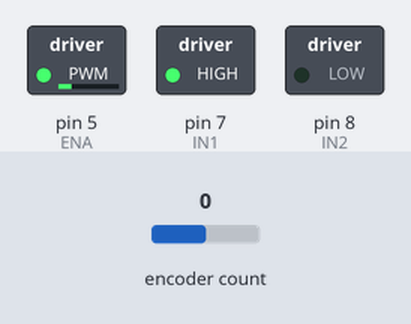
A sketch run on a simulated Arduino Uno, built with avr-gcc and run on an emulated ATmega328P. Parts: switched loads named in the sketch (green lamp = pin HIGH). Inputs (shaded band) come from the test bench; at power-on: encoder count 0. What the sketch prints to the serial monitor is not drawn.

Above: at 0.1 s.
Timing chart, 0 to 1.6 s (numbered marks = the images above):
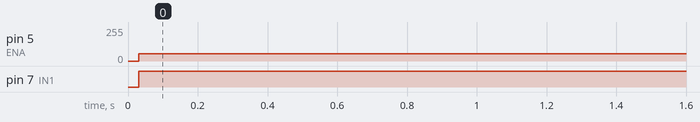

The sketch:

ReadSpeed.ino
```cpp
#include <Encoder.h>
#define IN1 7
#define IN2 8
#define ENA 5
#define RR A0

Encoder motor(2,3); //2 interrupt pins
const int oneRev=194;
long currentEncoder=0;
long previousEncoder=0;
long currentMillis=0;
long previousMillis=0;
int interval=500;  //ms
int direct=1;
float angularSpeed=0;
float previousSpeed=0;
long deltaT=0;

void setup() {
  pinMode(IN1,OUTPUT);
  pinMode(IN2,OUTPUT);
  pinMode(ENA,OUTPUT);
  Serial.begin(9600);
  Serial.println("Reading speed of the motor");
  Serial.println("-----------------------------------------");
}

void loop() {
  angularSpeed=read_speed();
  Serial.print("Angular speed=  \t");
  Serial.println(angularSpeed);
  analogWrite(ENA,55);
  digitalWrite(IN1,direct);
  digitalWrite(IN2,!direct);
}

float read_speed(void)
{
    //read angular speed of the motor
    //return angular speed in rpm
    currentEncoder = motor.read();
    currentMillis = millis();
    deltaT=(currentMillis - previousMillis);
    if (deltaT>=interval)
    {
        float rot_speed = (float)((60000/deltaT)*(currentEncoder - previousEncoder)/oneRev);
        previousEncoder = currentEncoder;
        previousMillis = currentMillis;
        previousSpeed=rot_speed;
        return rot_speed;
    }
    else
    {
      return previousSpeed;
    }

}
```

Measured:
- by itself, pin 5 (ENA): 0/255 → 55/255 at 0.03 s
- by itself, pin 7 (IN1): LOW → HIGH at 0.03 s
